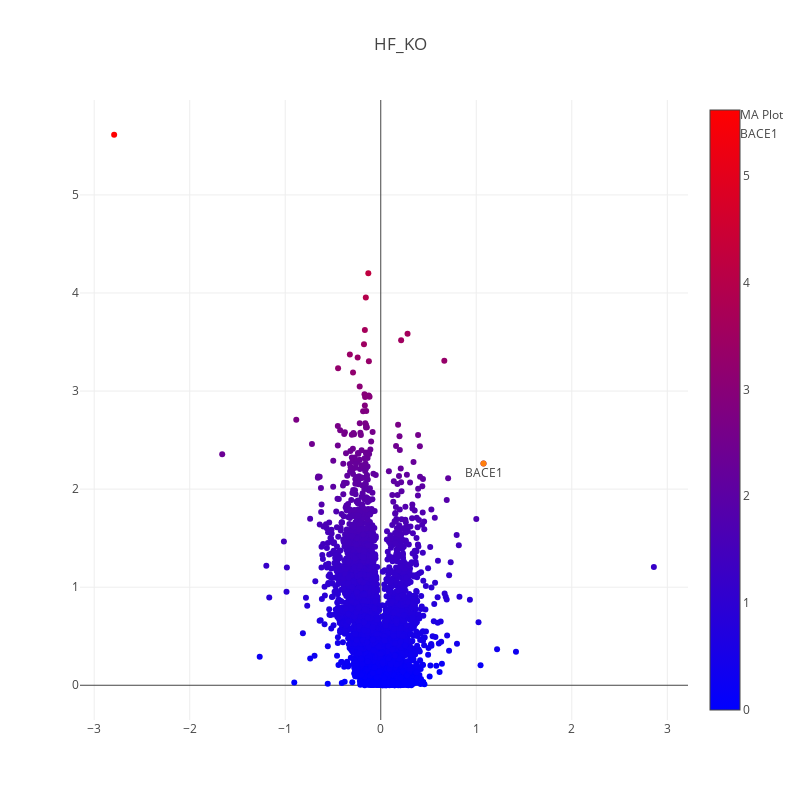

The cell this chart's notebook holds for it:
### Code cell
#interactive plot
trace_1 = go.Scatter(
    x=hippo_df['log2_fc_{}'.format(tag)],
    y=hippo_df['log10_{}_pvalue'.format(tag)],
    mode='markers',
    name='MA Plot',
    text = [df.loc[i]['Fasta headers'].split('|')[2].split(';')[0].split(' ')[0] for i in hippo_df.index.values],
    hoverinfo = 'text',
    marker=dict(
        #size=16,
        color = hippo_df['log10_{}_pvalue'.format(tag)], #set color equal to a variable
        colorscale='Bluered',
        showscale=True
    )
)


annot_1 = go.Scatter(
    x=[hippo_df.loc[bace_index]['log2_fc_{}'.format(tag)]],
    y=[hippo_df.loc[bace_index]['log10_{}_pvalue'.format(tag)]],
    mode='markers+text',
    name='BACE1',
    text=['BACE1'],
    textposition='bottom center'
)
layout = dict(title=tag,
             width=800,
             height=800,
              
             )

fig = go.Figure(data=[trace_1,annot_1], 
                layout=layout)
iplot(fig, filename='test')

### Figure 1 — Plotly figure (JSON) as saved in the notebook; plotly's stock layout.template omitted (floating-point values rounded to 4 significant figures; data arrays with more than 128 entries replaced by an {"elided": "..."} marker saying what was removed)
{"data": [{"hoverinfo": "text", "marker": {"color": {"elided": "5979 float values"}, "colorscale": "Bluered", "showscale": true}, "mode": "markers", "name": "MA Plot", "text": {"elided": "5979 str values"}, "type": "scatter", "uid": "1e72c7fd-eb42-4334-8ad1-f595e869a02d", "x": {"elided": "5979 float values"}, "y": {"elided": "5979 float values"}}, {"mode": "markers+text", "name": "BACE1", "text": ["BACE1"], "textposition": "bottom center", "type": "scatter", "uid": "3292f1f5-87f0-4223-9f53-4b201a13587d", "x": [1.076], "y": [2.261]}], "layout": {"height": 800, "title": {"text": "HF_KO"}, "width": 800}}
